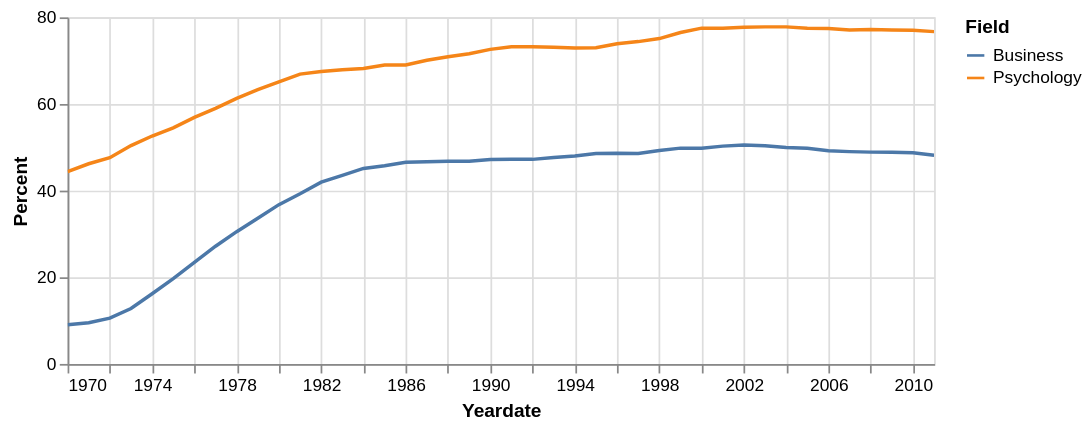

Notebook source saved alongside this figure:
### Markdown cell above
### Set the plot size

We can also set the figure size with an easy argument, `figsize=[,]`. I have no idea what the units are.

#### It's horrible that figsize is size [across,down]!

This is especially hard for me to remember because many conventions in Pandas are [down,across], like `df.loc[row,column]`. It's probably an x,y convention sneaking its way in...

### Code cell
df_tall.filter(
    pl.col('Field').is_in(['Business','Psychology'])
).plot.line(
    alt.X('Yeardate:T'),
    alt.Y('Percent:Q'),
    alt.Color('Field:N')
).properties(
    width=500, 
    height=200
)

### Figure 1 — Vega-Lite specification as saved in the notebook (floating-point values rounded to 4 significant figures)
{"config": {"view": {"continuousWidth": 300, "continuousHeight": 300}}, "data": {"name": "data-39d542c68f1f8de820130f71857ca61c"}, "mark": {"type": "line", "tooltip": true}, "encoding": {"color": {"field": "Field", "type": "nominal"}, "x": {"field": "Yeardate", "type": "temporal"}, "y": {"field": "Percent", "type": "quantitative"}}, "height": 200, "params": [{"name": "param_13", "select": {"type": "interval", "encodings": ["x", "y"]}, "bind": "scales"}], "width": 500, "$schema": "https://vega.github.io/schema/vega-lite/v5.20.1.json", "datasets": {"data-39d542c68f1f8de820130f71857ca61c": [{"Year": 1970, "Field": "Business", "Percent": 9.064, "Yeardate": "1970-01-01T00:00:00"}, {"Year": 1971, "Field": "Business", "Percent": 9.503, "Yeardate": "1971-01-01T00:00:00"}, {"Year": 1972, "Field": "Business", "Percent": 10.56, "Yeardate": "1972-01-01T00:00:00"}, {"Year": 1973, "Field": "Business", "Percent": 12.8, "Yeardate": "1973-01-01T00:00:00"}, {"Year": 1974, "Field": "Business", "Percent": 16.2, "Yeardate": "1974-01-01T00:00:00"}, {"Year": 1975, "Field": "Business", "Percent": 19.69, "Yeardate": "1975-01-01T00:00:00"}, {"Year": 1976, "Field": "Business", "Percent": 23.43, "Yeardate": "1976-01-01T00:00:00"}, {"Year": 1977, "Field": "Business", "Percent": 27.16, "Yeardate": "1977-01-01T00:00:00"}, {"Year": 1978, "Field": "Business", "Percent": 30.53, "Yeardate": "1978-01-01T00:00:00"}, {"Year": 1979, "Field": "Business", "Percent": 33.62, "Yeardate": "1979-01-01T00:00:00"}, {"Year": 1980, "Field": "Business", "Percent": 36.77, "Yeardate": "1980-01-01T00:00:00"}, {"Year": 1981, "Field": "Business", "Percent": 39.27, "Yeardate": "1981-01-01T00:00:00"}, {"Year": 1982, "Field": "Business", "Percent": 41.95, "Yeardate": "1982-01-01T00:00:00"}, {"Year": 1983, "Field": "Business", "Percent": 43.54, "Yeardate": "1983-01-01T00:00:00"}, {"Year": 1984, "Field": "Business", "Percent": 45.12, "Yeardate": "1984-01-01T00:00:00"}, {"Year": 1985, "Field": "Business", "Percent": 45.75, "Yeardate": "1985-01-01T00:00:00"}, {"Year": 1986, "Field": "Business", "Percent": 46.53, "Yeardate": "1986-01-01T00:00:00"}, {"Year": 1987, "Field": "Business", "Percent": 46.69, "Yeardate": "1987-01-01T00:00:00"}, {"Year": 1988, "Field": "Business", "Percent": 46.76, "Yeardate": "1988-01-01T00:00:00"}, {"Year": 1989, "Field": "Business", "Percent": 46.78, "Yeardate": "1989-01-01T00:00:00"}, {"Year": 1990, "Field": "Business", "Percent": 47.2, "Yeardate": "1990-01-01T00:00:00"}, {"Year": 1991, "Field": "Business", "Percent": 47.22, "Yeardate": "1991-01-01T00:00:00"}, {"Year": 1992, "Field": "Business", "Percent": 47.22, "Yeardate": "1992-01-01T00:00:00"}, {"Year": 1993, "Field": "Business", "Percent": 47.64, "Yeardate": "1993-01-01T00:00:00"}, {"Year": 1994, "Field": "Business", "Percent": 47.98, "Yeardate": "1994-01-01T00:00:00"}, {"Year": 1995, "Field": "Business", "Percent": 48.57, "Yeardate": "1995-01-01T00:00:00"}, {"Year": 1996, "Field": "Business", "Percent": 48.65, "Yeardate": "1996-01-01T00:00:00"}, {"Year": 1997, "Field": "Business", "Percent": 48.56, "Yeardate": "1997-01-01T00:00:00"}, {"Year": 1998, "Field": "Business", "Percent": 49.26, "Yeardate": "1998-01-01T00:00:00"}, {"Year": 1999, "Field": "Business", "Percent": 49.81, "Yeardate": "1999-01-01T00:00:00"}, {"Year": 2000, "Field": "Business", "Percent": 49.8, "Yeardate": "2000-01-01T00:00:00"}, {"Year": 2001, "Field": "Business", "Percent": 50.28, "Yeardate": "2001-01-01T00:00:00"}, {"Year": 2002, "Field": "Business", "Percent": 50.55, "Yeardate": "2002-01-01T00:00:00"}, {"Year": 2003, "Field": "Business", "Percent": 50.35, "Yeardate": "2003-01-01T00:00:00"}, {"Year": 2004, "Field": "Business", "Percent": 49.95, "Yeardate": "2004-01-01T00:00:00"}, {"Year": 2005, "Field": "Business", "Percent": 49.79, "Yeardate": "2005-01-01T00:00:00"}, {"Year": 2006, "Field": "Business", "Percent": 49.21, "Yeardate": "2006-01-01T00:00:00"}, {"Year": 2007, "Field": "Business", "Percent": 49.0, "Yeardate": "2007-01-01T00:00:00"}, {"Year": 2008, "Field": "Business", "Percent": 48.89, "Yeardate": "2008-01-01T00:00:00"}, {"Year": 2009, "Field": "Business", "Percent": 48.84, "Yeardate": "2009-01-01T00:00:00"}, {"Year": 2010, "Field": "Business", "Percent": 48.76, "Yeardate": "2010-01-01T00:00:00"}, {"Year": 2011, "Field": "Business", "Percent": 48.18, "Yeardate": "2011-01-01T00:00:00"}, {"Year": 1970, "Field": "Psychology", "Percent": 44.4, "Yeardate": "1970-01-01T00:00:00"}, {"Year": 1971, "Field": "Psychology", "Percent": 46.2, "Yeardate": "1971-01-01T00:00:00"}, {"Year": 1972, "Field": "Psychology", "Percent": 47.6, "Yeardate": "1972-01-01T00:00:00"}, {"Year": 1973, "Field": "Psychology", "Percent": 50.4, "Yeardate": "1973-01-01T00:00:00"}, {"Year": 1974, "Field": "Psychology", "Percent": 52.6, "Yeardate": "1974-01-01T00:00:00"}, {"Year": 1975, "Field": "Psychology", "Percent": 54.5, "Yeardate": "1975-01-01T00:00:00"}, {"Year": 1976, "Field": "Psychology", "Percent": 56.9, "Yeardate": "1976-01-01T00:00:00"}, {"Year": 1977, "Field": "Psychology", "Percent": 59.0, "Yeardate": "1977-01-01T00:00:00"}, {"Year": 1978, "Field": "Psychology", "Percent": 61.3, "Yeardate": "1978-01-01T00:00:00"}, {"Year": 1979, "Field": "Psychology", "Percent": 63.3, "Yeardate": "1979-01-01T00:00:00"}, {"Year": 1980, "Field": "Psychology", "Percent": 65.1, "Yeardate": "1980-01-01T00:00:00"}, {"Year": 1981, "Field": "Psychology", "Percent": 66.9, "Yeardate": "1981-01-01T00:00:00"}, {"Year": 1982, "Field": "Psychology", "Percent": 67.5, "Yeardate": "1982-01-01T00:00:00"}, {"Year": 1983, "Field": "Psychology", "Percent": 67.9, "Yeardate": "1983-01-01T00:00:00"}, {"Year": 1984, "Field": "Psychology", "Percent": 68.2, "Yeardate": "1984-01-01T00:00:00"}, {"Year": 1985, "Field": "Psychology", "Percent": 69.0, "Yeardate": "1985-01-01T00:00:00"}, {"Year": 1986, "Field": "Psychology", "Percent": 69.0, "Yeardate": "1986-01-01T00:00:00"}, {"Year": 1987, "Field": "Psychology", "Percent": 70.1, "Yeardate": "1987-01-01T00:00:00"}, {"Year": 1988, "Field": "Psychology", "Percent": 70.9, "Yeardate": "1988-01-01T00:00:00"}, {"Year": 1989, "Field": "Psychology", "Percent": 71.6, "Yeardate": "1989-01-01T00:00:00"}, {"Year": 1990, "Field": "Psychology", "Percent": 72.6, "Yeardate": "1990-01-01T00:00:00"}, {"Year": 1991, "Field": "Psychology", "Percent": 73.2, "Yeardate": "1991-01-01T00:00:00"}, {"Year": 1992, "Field": "Psychology", "Percent": 73.2, "Yeardate": "1992-01-01T00:00:00"}, {"Year": 1993, "Field": "Psychology", "Percent": 73.1, "Yeardate": "1993-01-01T00:00:00"}, {"Year": 1994, "Field": "Psychology", "Percent": 72.9, "Yeardate": "1994-01-01T00:00:00"}, {"Year": 1995, "Field": "Psychology", "Percent": 73.0, "Yeardate": "1995-01-01T00:00:00"}, {"Year": 1996, "Field": "Psychology", "Percent": 73.9, "Yeardate": "1996-01-01T00:00:00"}, {"Year": 1997, "Field": "Psychology", "Percent": 74.4, "Yeardate": "1997-01-01T00:00:00"}, {"Year": 1998, "Field": "Psychology", "Percent": 75.1, "Yeardate": "1998-01-01T00:00:00"}, {"Year": 1999, "Field": "Psychology", "Percent": 76.5, "Yeardate": "1999-01-01T00:00:00"}, {"Year": 2000, "Field": "Psychology", "Percent": 77.5, "Yeardate": "2000-01-01T00:00:00"}, {"Year": 2001, "Field": "Psychology", "Percent": 77.5, "Yeardate": "2001-01-01T00:00:00"}, {"Year": 2002, "Field": "Psychology", "Percent": 77.7, "Yeardate": "2002-01-01T00:00:00"}, {"Year": 2003, "Field": "Psychology", "Percent": 77.8, "Yeardate": "2003-01-01T00:00:00"}, {"Year": 2004, "Field": "Psychology", "Percent": 77.8, "Yeardate": "2004-01-01T00:00:00"}, {"Year": 2005, "Field": "Psychology", "Percent": 77.5, "Yeardate": "2005-01-01T00:00:00"}, {"Year": 2006, "Field": "Psychology", "Percent": 77.4, "Yeardate": "2006-01-01T00:00:00"}, {"Year": 2007, "Field": "Psychology", "Percent": 77.1, "Yeardate": "2007-01-01T00:00:00"}, {"Year": 2008, "Field": "Psychology", "Percent": 77.2, "Yeardate": "2008-01-01T00:00:00"}, {"Year": 2009, "Field": "Psychology", "Percent": 77.1, "Yeardate": "2009-01-01T00:00:00"}, {"Year": 2010, "Field": "Psychology", "Percent": 77.0, "Yeardate": "2010-01-01T00:00:00"}, {"Year": 2011, "Field": "Psychology", "Percent": 76.7, "Yeardate": "2011-01-01T00:00:00"}]}}
